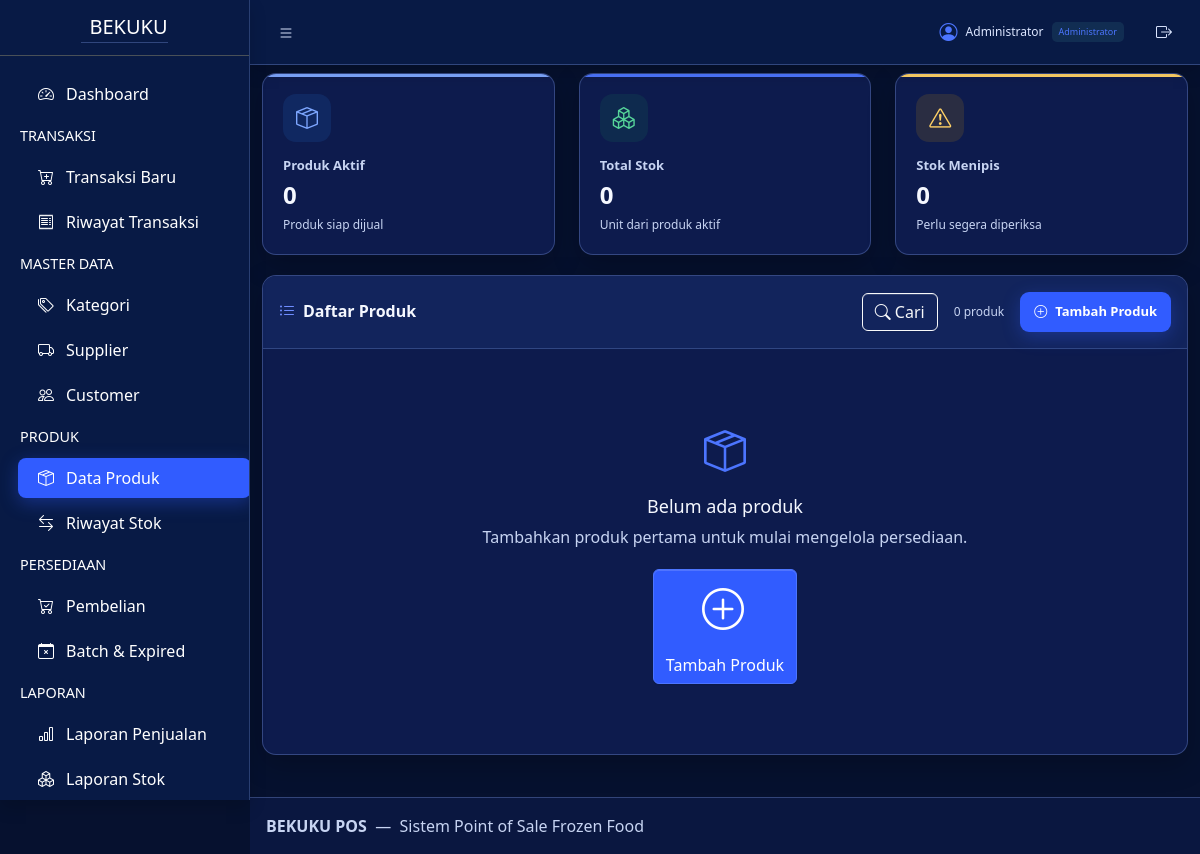
Page /products/index.php (signed in) on the earlier database version.
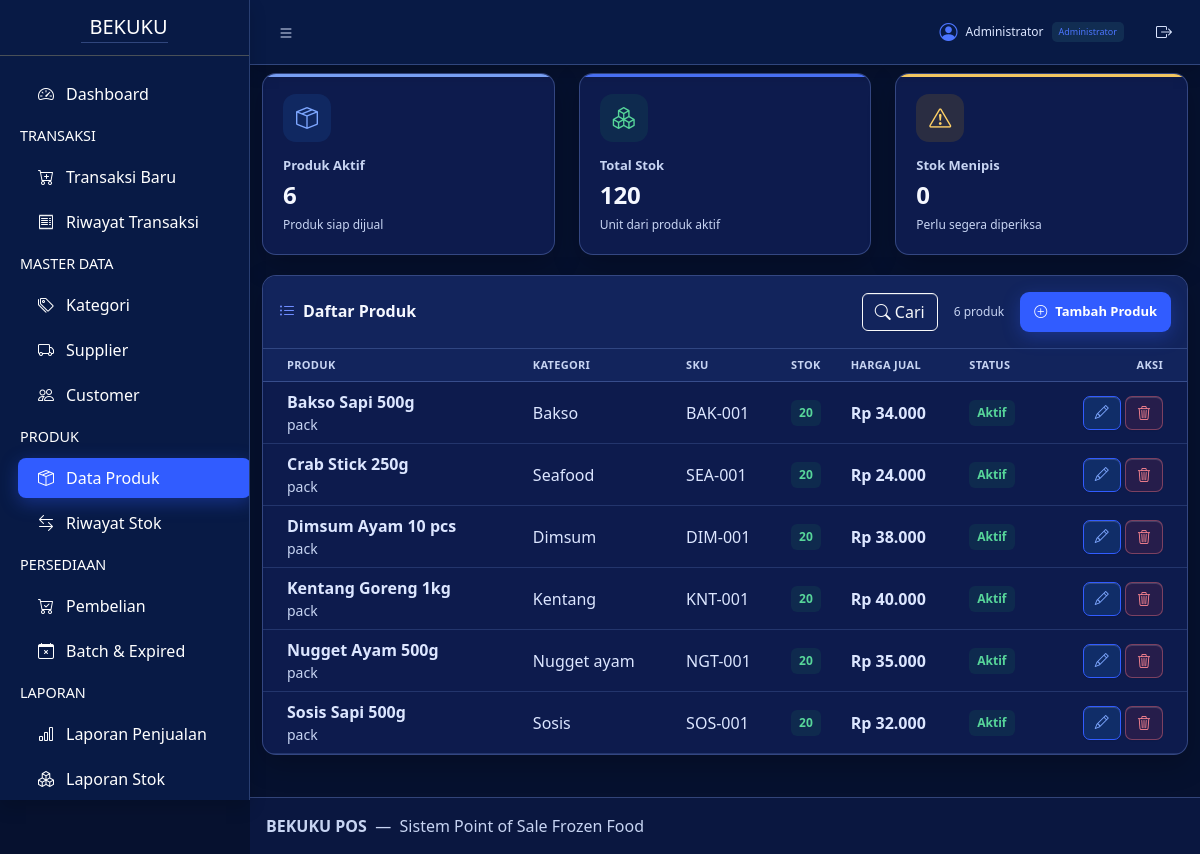
Same page on the later database version.
### tables this page shows
CREATE TABLE IF NOT EXISTS `products` (
  `product_id` INT UNSIGNED NOT NULL AUTO_INCREMENT,
  `category_id` INT UNSIGNED NOT NULL,
  `supplier_id` INT UNSIGNED DEFAULT NULL,
  `sku` VARCHAR(50) DEFAULT NULL,
  `barcode` VARCHAR(50) DEFAULT NULL,
  `product_name` VARCHAR(100) NOT NULL,
  `purchase_price` DECIMAL(12,2) NOT NULL DEFAULT 0.00,
  `selling_price` DECIMAL(12,2) NOT NULL DEFAULT 0.00,
  `unit` VARCHAR(20) NOT NULL DEFAULT 'pcs',
  `stock` INT NOT NULL DEFAULT 0,
  `min_stock` INT NOT NULL DEFAULT 5,
  `status` ENUM('aktif','nonaktif') NOT NULL DEFAULT 'aktif',
  `created_at` TIMESTAMP NOT NULL DEFAULT CURRENT_TIMESTAMP,
  PRIMARY KEY (`product_id`),
  UNIQUE KEY `uq_products_sku` (`sku`),
  UNIQUE KEY `uq_products_barcode` (`barcode`),
  KEY `idx_products_category` (`category_id`),
  KEY `idx_products_supplier` (`supplier_id`),
  KEY `idx_products_name` (`product_name`),
  CONSTRAINT `fk_products_category`
    FOREIGN KEY (`category_id`) REFERENCES `categories` (`category_id`)
    ON DELETE RESTRICT ON UPDATE CASCADE,
  CONSTRAINT `fk_products_supplier`
    FOREIGN KEY (`supplier_id`) REFERENCES `suppliers` (`supplier_id`)
    ON DELETE SET NULL ON UPDATE CASCADE
);

CREATE TABLE IF NOT EXISTS `categories` (
  `category_id` INT UNSIGNED NOT NULL AUTO_INCREMENT,
  `name` VARCHAR(100) NOT NULL,
  PRIMARY KEY (`category_id`),
  UNIQUE KEY `uq_categories_name` (`name`)
);

### config/app.php (called while the page is built, shortened)
<?php
function bekuku_base_path(): string
{
    $requestPath = parse_url($_SERVER['REQUEST_URI'] ?? '/', PHP_URL_PATH) ?: '/';
    $segments = array_values(array_filter(explode('/', $requestPath), 'strlen'));
    if ($segments !== []) {
        $candidate = '/' . $segments[0];
        $documentRoot = (string) ($_SERVER['DOCUMENT_ROOT'] ?? '');
        $projectName = basename(dirname(__DIR__));
    }
    return '';
}
function bekuku_url(string $path = ''): string
{
    $base = bekuku_base_path();
    if ($path === '') {
        return $base === '' ? '/' : $base;
    }
    $normalized = '/' . ltrim($path, '/');
    return $base === '' ? $normalized : $base . $normalized;
}

### products/index.php (the view, shortened to what the rows shown need)
<?php
require_once __DIR__ . '/../config/app.php';
require_once __DIR__ . '/../config/database.php';
$statsStmt = $conn->query("
    SELECT
        COUNT(*) AS total_products,
        COALESCE(SUM(CASE WHEN status = 'aktif' THEN 1 ELSE 0 END), 0) AS active_products,
        COALESCE(SUM(CASE WHEN status = 'aktif' THEN stock ELSE 0 END), 0) AS total_stock,
        COALESCE(SUM(CASE WHEN status = 'aktif' AND stock <= min_stock THEN 1 ELSE 0 END), 0) AS low_stock_products
    FROM products
");
$stats = $statsStmt->fetch(PDO::FETCH_ASSOC);
$productsPerPage = 10;
$totalProductCount = (int) ($stats['total_products'] ?? 0);
$totalPages = max(1, (int) ceil($totalProductCount / $productsPerPage));
$currentPage = filter_var($_GET['page'] ?? 1, FILTER_VALIDATE_INT);
$currentPage = $currentPage !== false ? max(1, min($currentPage, $totalPages)) : 1;
$offset = ($currentPage - 1) * $productsPerPage;
$stmt = $conn->prepare("
    SELECT
        p.product_id,
        p.sku,
        p.product_name,
        p.stock,
        p.min_stock,
        p.unit,
        p.selling_price,
        p.status,
        c.name AS category_name
    FROM products p
    LEFT JOIN categories c ON c.category_id = p.category_id
    ORDER BY p.product_name ASC
    LIMIT :limit OFFSET :offset
");
$stmt->bindValue(':limit', $productsPerPage, PDO::PARAM_INT);
$stmt->bindValue(':offset', $offset, PDO::PARAM_INT);
$stmt->execute();
$products = $stmt->fetchAll(PDO::FETCH_ASSOC);
function product_rupiah(float $amount): string
{
    return 'Rp ' . number_format($amount, 0, ',', '.');
}
?>
<!DOCTYPE html>
<html lang="id">
<head>
    <link rel="stylesheet" href="https://cdn.jsdelivr.net/npm/bootstrap-icons@1.13.1/font/bootstrap-icons.min.css">
    <link rel="stylesheet" href="<?= bekuku_url('assets/css/products.css') ?>?v=202610240021">
</head>
<body class="layout-fixed sidebar-expand-lg bg-body-tertiary">
<div class="app-wrapper">
    <?php require_once __DIR__ . '/../includes/header.php'; ?>
    <main class="app-main">
        <div class="container-fluid dashboard-wrapper">
            <section class="card products-list-card data-table-card">
                <div class="card-body p-0">
                    <?php if ($products !== []): ?>
                        <div class="table-responsive">
                            <table class="table table-hover align-middle mb-0">
                                <thead>
                                    <tr>
                                        <th>Produk</th>
                                        <th>Kategori</th>
                                        <th>SKU</th>
                                        <th>Stok</th>
                                        <th>Harga Jual</th>
                                        <th>Status</th>
                                        <th class="text-end">Aksi</th>
                                    </tr>
                                </thead>
                                <tbody>
                                <?php foreach ($products as $product): ?>
                                    <?php
                                    $stock = (int) $product['stock'];
                                    $isLowStock = $stock <= (int) $product['min_stock'];
                                    $isActive = $product['status'] === 'aktif';
                                    ?>
                                    <tr>
                                        <td>
                                            <strong><?= htmlspecialchars($product['product_name'], ENT_QUOTES, 'UTF-8') ?></strong>
                                            <small class="d-block text-muted"><?= htmlspecialchars($product['unit'], ENT_QUOTES, 'UTF-8') ?></small>
                                        </td>
                                        <td><?= htmlspecialchars($product['category_name'] ?? '-', ENT_QUOTES, 'UTF-8') ?></td>
                                        <td><?= htmlspecialchars($product['sku'] ?: '-', ENT_QUOTES, 'UTF-8') ?></td>
                                        <td>
                                            <span class="<?= $isLowStock ? 'product-stock-low' : 'product-stock' ?>">
                                                <?= number_format($stock) ?>
                                            </span>
                                        </td>
                                        <td><strong><?= product_rupiah((float) $product['selling_price']) ?></strong></td>
                                        <td>
                                            <span class="product-status <?= $isActive ? 'is-active' : 'is-inactive' ?>">
                                                <?= $isActive ? 'Aktif' : 'Nonaktif' ?>
                                            </span>
                                        </td>
                                        <td class="text-end">
                                            <a href="<?= bekuku_url('products/edit.php?id=' . (int) $product['product_id']) ?>" class="btn btn-sm btn-outline-info" title="Edit produk" data-modal-title="Edit Produk">
                                                <i class="bi bi-pencil"></i>
                                            </a>
                                            <form method="post" action="<?= bekuku_url('products/delete.php') ?>" class="d-inline" data-delete-confirm data-delete-label="produk">
                                                <button type="submit" class="btn btn-sm btn-outline-danger" title="Hapus produk">
                                                    <i class="bi bi-trash3"></i>
                                                </button>
                                            </form>
                                        </td>
                                    </tr>
                                <?php endforeach; ?>
                                </tbody>
                            </table>
                        </div>
                    <?php endif; ?>
                </div>
            </section>
        </div>
    </main>
</div>
</body>
</html>

Differences in the rows shown:
added products: product_name "Bakso Sapi 500g", unit "pack", category.name "Bakso", sku "BAK-001", stock "20", selling_price "Rp 34.000", status "Aktif"
added products: product_name "Crab Stick 250g", unit "pack", category.name "Seafood", sku "SEA-001", stock "20", selling_price "Rp 24.000", status "Aktif"
added products: product_name "Dimsum Ayam 10 pcs", unit "pack", category.name "Dimsum", sku "DIM-001", stock "20", selling_price "Rp 38.000", status "Aktif"
added products: product_name "Kentang Goreng 1kg", unit "pack", category.name "Kentang", sku "KNT-001", stock "20", selling_price "Rp 40.000", status "Aktif"
added products: product_name "Nugget Ayam 500g", unit "pack", category.name "Nugget ayam", sku "NGT-001", stock "20", selling_price "Rp 35.000", status "Aktif"
added products: product_name "Sosis Sapi 500g", unit "pack", category.name "Sosis", sku "SOS-001", stock "20", selling_price "Rp 32.000", status "Aktif"
Other differences:
$activeProducts: "0" → "6"
$totalStock: "0" → "120"
$totalProductCount: "0" → "6"
text no longer shown: "Belum ada produk Tambahkan produk pertama untuk mulai mengelola persediaan. Tambah Produk"
text now shown: "PRODUK KATEGORI SKU STOK HARGA JUAL STATUS AKSI"
